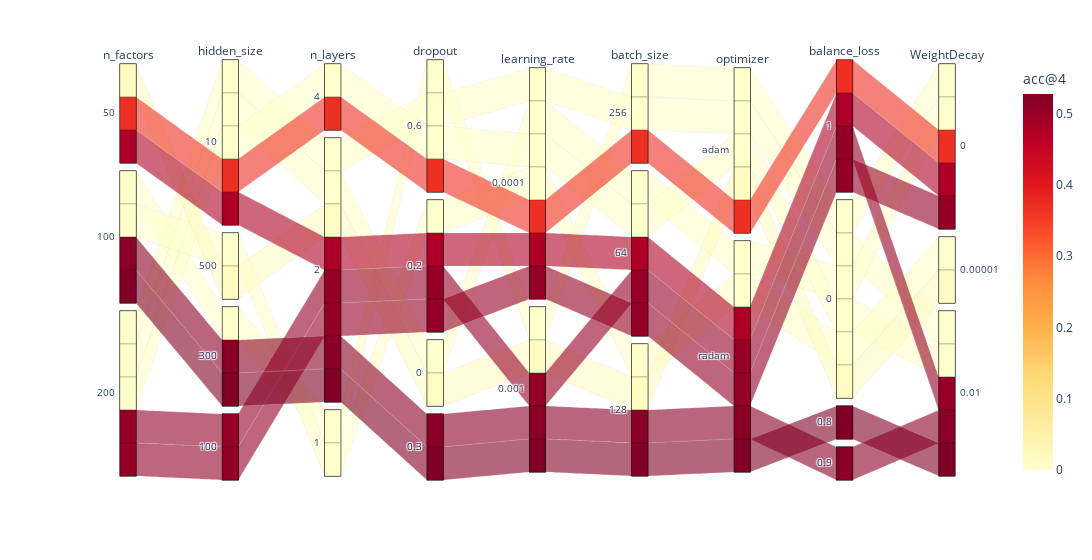

The notebook cell saved with this chart:
### Code cell
import plotly.express as px

columns = {
    'recommender_extra_params.n_factors': 'n_factors',
    'recommender_extra_params.hidden_size': 'hidden_size',
    'recommender_extra_params.n_layers': 'n_layers',
    'recommender_extra_params.dropout': "dropout",
    # 'data_frames_preparation_extra_params.window_trip': "window_trip",
    'learning_rate': "learning_rate",
    'batch_size': "batch_size",
    'optimizer': "optimizer",
    'loss_function_params.c': "balance_loss",
    'optimizer_params.weight_decay': "WeightDecay",
}


fig = px.parallel_categories(df, dimensions=list(columns.keys()),
                            color="acc@4", width=1200,
                            color_continuous_scale=px.colors.sequential.YlOrRd,
                            labels=columns)
fig.show()

### Figure 1 — Plotly figure (JSON) as saved in the notebook; plotly's stock layout.template omitted (floating-point values rounded to 4 significant figures)
{"data": [{"dimensions": [{"label": "n_factors", "values": [50, 50, 50, 100, 100, 100, 100, 200, 200, 200, 200, 200]}, {"label": "hidden_size", "values": [10, 10, 500, 300, 300, 300, 500, 10, 10, 10, 100, 100]}, {"label": "n_layers", "values": [4, 2, 2, 2, 1, 2, 1, 4, 2, 2, 2, 2]}, {"label": "dropout", "values": [0.6, 0.2, 0, 0.3, 0.6, 0.3, 0.2, 0.6, 0, 0.6, 0.2, 0.2]}, {"label": "learning_rate", "values": [0.0001, 0.0001, 0.001, 0.001, 0.001, 0.001, 0.0001, 0.0001, 0.0001, 0.0001, 0.001, 0.0001]}, {"label": "batch_size", "values": [256, 64, 128, 128, 256, 128, 128, 64, 64, 256, 64, 64]}, {"label": "optimizer", "values": ["adam", "radam", "adam", "radam", "adam", "radam", "radam", "adam", "radam", "adam", "radam", "radam"]}, {"label": "balance_loss", "values": [1, 1, 0, 0.8, 0, 0.9, 0, 0, 0, 0, 1, 1]}, {"label": "WeightDecay", "values": [0, 0, 1e-05, 0.01, 0, 0.01, 1e-05, 0.01, 0, 0.01, 0.01, 0]}], "domain": {"x": [0, 1], "y": [0, 1]}, "line": {"color": [0.3675, 0.4776, 0.01389, 0.5276, 0, 0.5153, 0.0002307, 0.0001384, 9.229e-05, 4.614e-05, 0.5035, 0.5048], "coloraxis": "coloraxis"}, "name": "", "type": "parcats"}], "layout": {"coloraxis": {"colorbar": {"title": {"text": "acc@4"}}, "colorscale": [[0, "rgb(255,255,204)"], [0.125, "rgb(255,237,160)"], [0.25, "rgb(254,217,118)"], [0.375, "rgb(254,178,76)"], [0.5, "rgb(253,141,60)"], [0.625, "rgb(252,78,42)"], [0.75, "rgb(227,26,28)"], [0.875, "rgb(189,0,38)"], [1, "rgb(128,0,38)"]]}, "legend": {"tracegroupgap": 0}, "margin": {"t": 60}, "width": 1200}}
